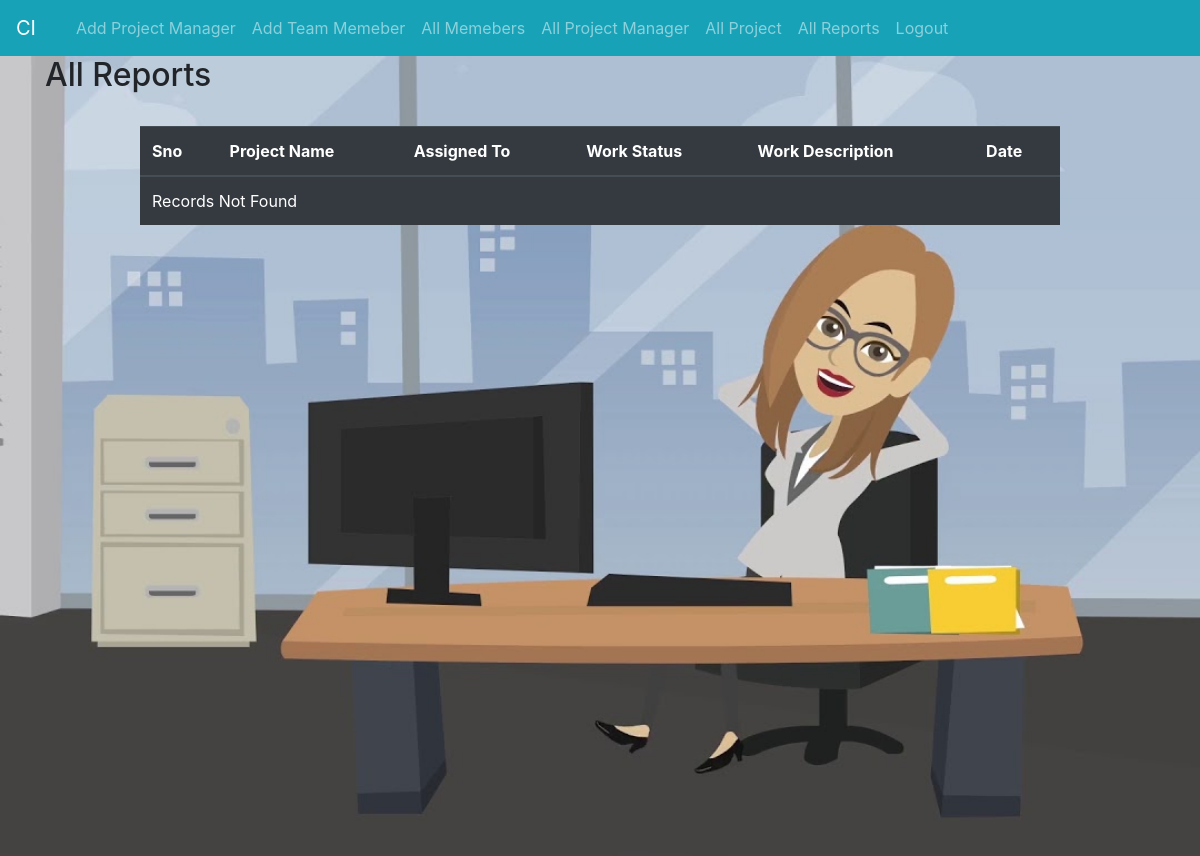
The page /index.php/admin/getAllReports on the database as committed earlier.
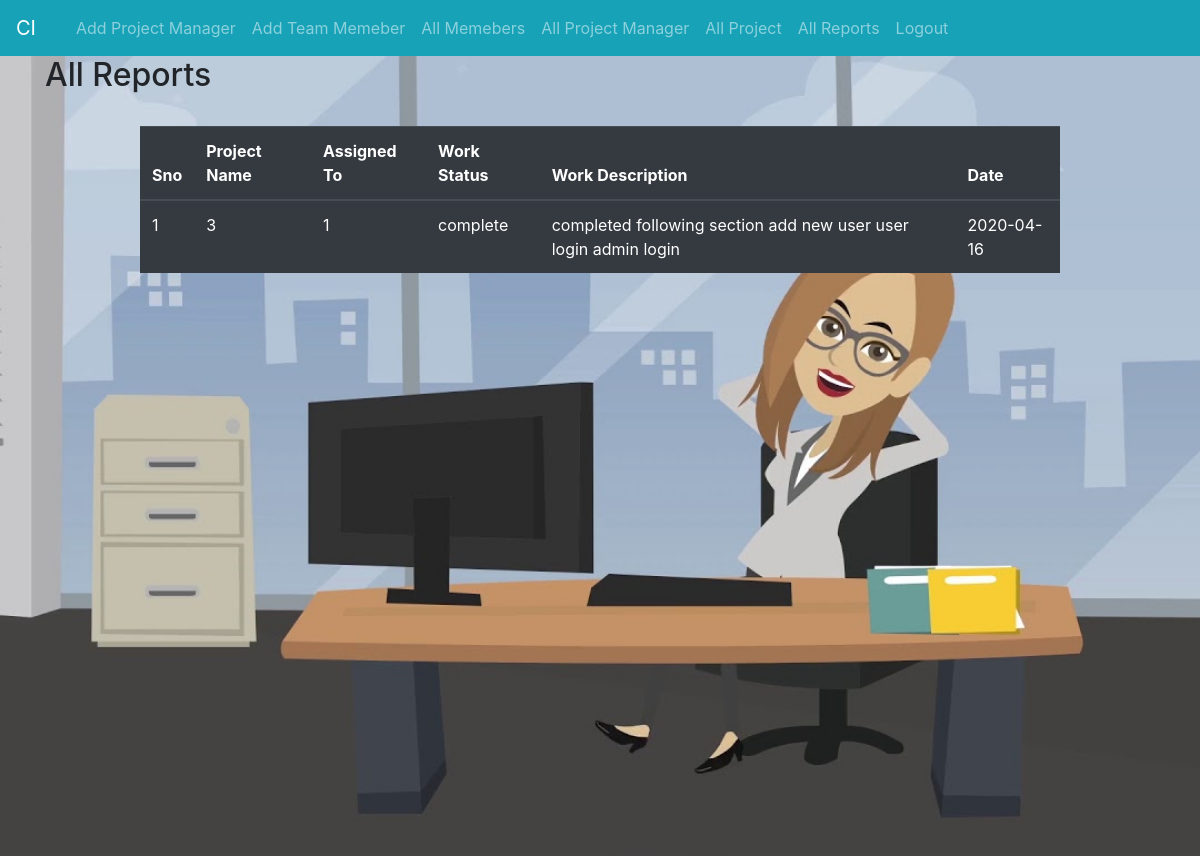
The same page on the database as committed later.
### tables this page shows
CREATE TABLE `daily_report` (
  `id` int(11) NOT NULL,
  `project_name` int(11) NOT NULL,
  `assigned_to` int(11) NOT NULL,
  `status` varchar(100) NOT NULL,
  `Todaysdate` date NOT NULL,
  `work_description` text NOT NULL
);

### application/controllers/Admin.php (called while the page is built, shortened)
<?php
class Admin extends CI_controller
{
function getAllReports(){
	$this->load->model('Admin_model');
	$AllReport_list = $this->Admin_model->getAllReports();
	$data = array();
	$data['report_list'] = $AllReport_list;
	$AllReport_list = $this->load->view('all_reportlist',$data);
}
}
?>

### index.php (called while the page is built, shortened)
<?php
require_once BASEPATH.'core/CodeIgniter.php';

### application/models/Admin_model.php (called while the page is built, shortened)
<?php
class Admin_model extends CI_model
{
         function getAllReports(){
         	return  $AllReport_list = $this->db->get('daily_report')->result_array();
         }
}
?>

### application/views/all_reportlist.php (the view, shortened to what this page needs)
<!DOCTYPE html>
<html>
<head>
	<link rel="stylesheet" type="text/css" href="<?php echo base_url().'assets/css/bootstrap.min.css';?>">
</head>
<body>
	 <?php include_once('inc/admin_navbar.php'); ?>
   <div class="container-fluid">
	<div class="container">
		<h2>All Reports</h2>
		<br>
				<div class="row">
			<div class = "col-md-10 mx-auto">
				<table class="table table-dark table-hover ">
    <thead>
      <tr>
        <th>Sno<?php $sno='1'; ?></th>
        <th>Project Name</th>
        <th>Assigned To</th>
        <th>Work Status</th>
        <th>Work Description</th>
        <th>Date</th>
      </tr>
    </thead>
  <tbody>
  	<?php if(!empty($report_list)){ foreach($report_list as $ReportData){ ?>
      <tr>
        <td><?php echo $sno++;?></td>
        <td><?php echo $ReportData['project_name']; ?></td>
        <td><?php echo $ReportData['assigned_to'];?></td>
        <td ><?php echo $ReportData['status'];?></td>
        <td><?php echo $ReportData['work_description'];?></td>
        <td><?php echo $ReportData['Todaysdate'];?></td>
      </tr>
      <?php }} else {?>
      <tr>
      	<td colspan="4">Records Not Found</td>
      </tr>
      <?php } ?>
    </tbody>
  </table>
		</div>
	</div>
</div>
</div>
</body>
</html>

### application/views/inc/admin_navbar.php (shortened to what this page needs)
<nav class="navbar navbar-expand-md bg-info navbar-dark">
  <a class="navbar-brand" href="dashboard.php">CI</a>
  <div class="collapse navbar-collapse" id="collapsibleNavbar">
    <ul class="navbar-nav">
    <li class="nav-item pull-right">
        <a class="nav-link" href="#"></a></a>
      </li>
<li class="nav-item">
        <a class="nav-link" href="<?php echo base_url().'index.php/admin/add_project_manager';?>">Add Project Manager</a>
      </li>
<li class="nav-item">
        <a class="nav-link" href="<?php echo base_url().'index.php/admin/add_new_team_memeber';?>">Add Team Memeber</a>
      </li>
      <li class="nav-item">
        <a class="nav-link" href="<?php echo base_url().'index.php/admin/memberslist';?>">All Memebers</a>
      </li>
      <li class="nav-item">
        <a class="nav-link" href="<?php echo base_url().'index.php/admin/projectmanager_list';?>">All Project Manager</a>
      </li>
      <li class="nav-item">
        <a class="nav-link" href="<?php echo base_url().'index.php/admin/all_projects';?>">All  Project</a>
      </li>
      <li class="nav-item">
        <a class="nav-link" href="<?php echo base_url().'index.php/admin/getAllReports';?>">All  Reports</a>
      </li>
 <li class="nav-item pull-right">
        <a href="logout.php" class="nav-link" >Logout</a>
      </li>
    </ul>
  </div>
</nav>

Rows that differ between the two databases and show on the page:
added daily_report: project_name "3", assigned_to "1", status "complete", work_description "completed following section add new user user login admin login", Todaysdate "2020-04-16"
Other text that changed with them:
text no longer shown: "Records Not Found"
